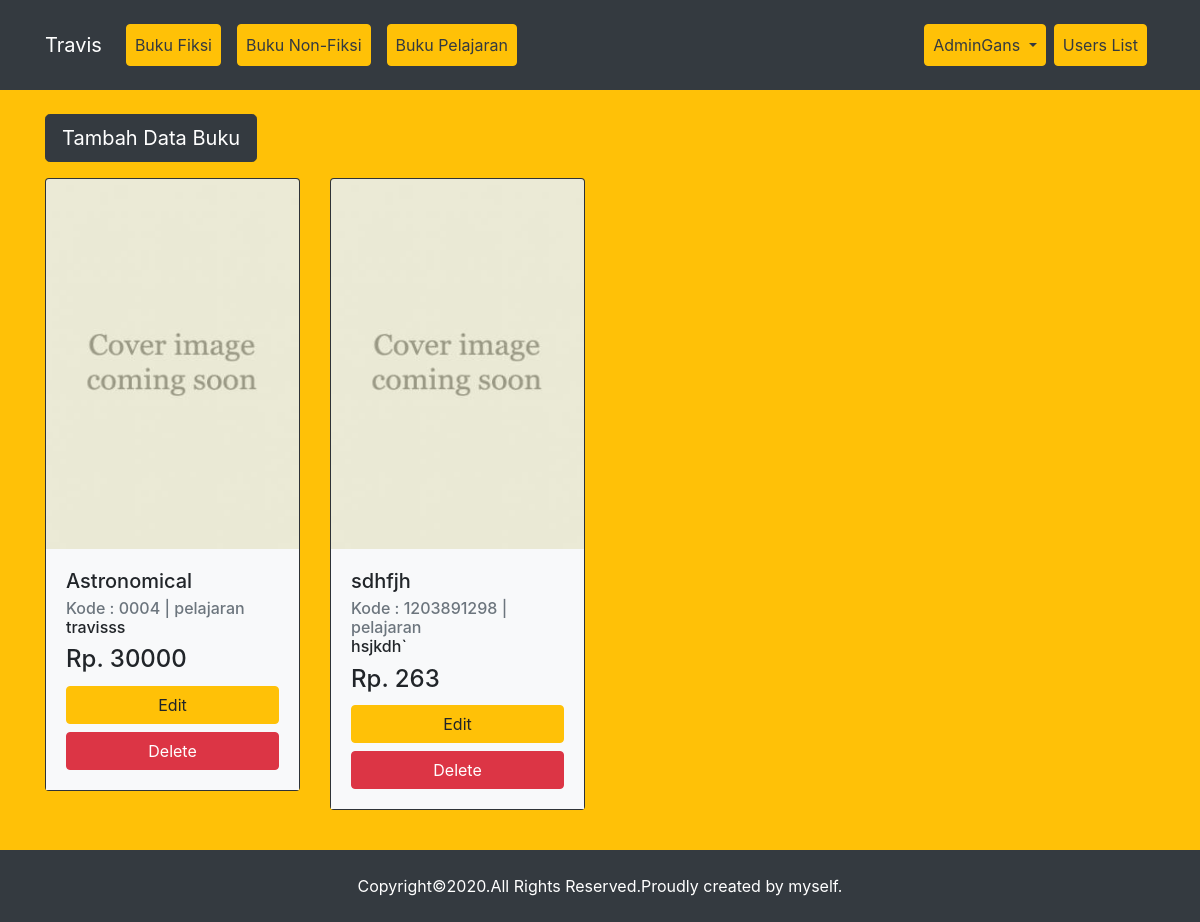
The app's page /pelajaran.php (signed in) with its own data.
### tables this page shows
CREATE TABLE `users` (
  `id` int(11) NOT NULL,
  `name` varchar(255) NOT NULL,
  `password` varchar(255) NOT NULL,
  `alamat` varchar(255) NOT NULL,
  `number` varchar(15) NOT NULL,
  `image` varchar(255) NOT NULL DEFAULT 'default.jpg',
  `role` int(1) NOT NULL DEFAULT 2
);

CREATE TABLE `books` (
  `id` int(11) NOT NULL,
  `kode` varchar(12) NOT NULL,
  `judul` varchar(255) NOT NULL,
  `pengarang` varchar(255) NOT NULL,
  `penerbit` varchar(255) NOT NULL,
  `tipe` varchar(255) NOT NULL,
  `harga` int(20) NOT NULL,
  `gambar` varchar(255) NOT NULL
);

### function.php (called while the page is built, shortened)
<?php
$host = 'localhost';
$user_db = 'root';
$pass_db = '';
$db = 'juna';
$con = mysqli_connect($host,$user_db,$pass_db,$db);
function query($query){
    global $con;
    $rows = [];
    $hasil = mysqli_query($con, $query);
    while ($row = mysqli_fetch_assoc($hasil)) {
        $rows[] = $row;
    };
    return $rows;
}
?>

### pelajaran.php (the view, shortened to what this page needs)
<?php include('function.php');
include('templates/lil-function.php');
$hasil = query("SELECT * FROM books WHERE tipe='pelajaran'");
include('templates/header.php');
?>
    <section class="bg-warning">
        <div class="container py-4">
            <?php if (isset($tambah)) {
                echo $tambah;
            } ?>
            <?php
                $numOfCols = 4;
                $bootstrapColWidth = 12 / $numOfCols;
             ?>
            <div class="row">
                <?php $i = 1;
            foreach ($hasil as $h){
            ?>
                <div class="mb-3 col-sm-<?= $bootstrapColWidth ?>">
                    <div class="card bg-dark">
                        <img src="assets/img/books/<?= $h['gambar']; ?>" class="card-img-top w-w-auto" alt="...">
                        <div class="card-body bg-light">
                            <h5 class="card-title"><?= $h['judul']; ?></h5>
                            <h6 class="card-subtitle text-muted">Kode : <?= $h['kode'] .' | '. $h['tipe'] ?></h6>
                            <h6 class="card-text mb-2"><?= $h['pengarang'] ?></h6>
                            <h4 class="card-title">Rp. <?= $h['harga'] ?></h4>
                             <?php if (isset($admin)) : ?>
                            <div class="text-center">
                                <a href="edit.php?id=<?= $h['id']; ?>" class="btn btn-warning w-100 mb-2">Edit</a>
                                <a href="?id=<?= $h['id']; ?>" class="del btn btn-danger w-100">Delete</a>
                            </div>
                            <?php elseif (isset($user)) : ?>
                                <a href="?id_buku=<?= $h['id'] ?>" class="btn btn-dark w-100">Beli</a>
                            <?php endif ?>
                        </div>
                    </div>
                </div>
                <?php
                }
            ?>
            </div>
        </div>
    </section>
<?php
include('templates/footer.php');
?>

### templates/header.php (shortened to what this page needs)
<!DOCTYPE html>
<html lang="en">
<head>
    <link rel="stylesheet" href="assets/css/style.css">
    <link rel="stylesheet" href="https://stackpath.bootstrapcdn.com/bootstrap/4.5.2/css/bootstrap.min.css"
 />
</head>
<body>
    <nav class="navbar navbar-expand-lg navbar-dark bg-dark py-4">
        <div class="container">
            <a class="navbar-brand" href="#">Travis</a>
            <div class="collapse navbar-collapse" id="navbarNav">
                <ul class="navbar-nav mr-auto">
                    <li class="nav-item px-2">
                        <a class="nav-link btn btn-warning text-dark" href="index.php">Buku Fiksi</a>
                    </li>
                    <li class="nav-item px-2">
                        <a class="nav-link btn btn-warning text-dark" href="non-fiksi.php">Buku Non-Fiksi</a>
                    </li>
                    <li class="nav-item px-2">
                        <a class="nav-link btn btn-warning text-dark" href="pelajaran.php">Buku Pelajaran</a>
                    </li>
                </ul>
                <ul class="navbar-nav ml-auto">
                    <?php if (isset($_SESSION['data'])) : ?>
                    <li class="nav-item dropdown">
                        <a class="nav-link dropdown-toggle btn btn-warning text-dark" href="#" id="navbarDropdown"
                            role="button" data-toggle="dropdown" aria-haspopup="true" aria-expanded="false">
                            <?= $row['name'] ?>
                        </a>
                    </li>
                    <?php endif ?>
                    <?= $button; ?>
                </ul>
            </div>
        </div>
    </nav>

### assets/css/style.css (style rules this page uses)
section { min-height: 84vh !important; }
.card-img-top { width: 252px; height: 370px; }

### records on screen
users: name "AdminGans"
books: gambar (placeholder picture), judul "Astronomical", kode "0004", tipe "pelajaran", pengarang "travisss", harga "30000"
books: gambar (placeholder picture), judul "sdhfjh", kode "1203891298", tipe "pelajaran", pengarang "hsjkdh`", harga "263"
